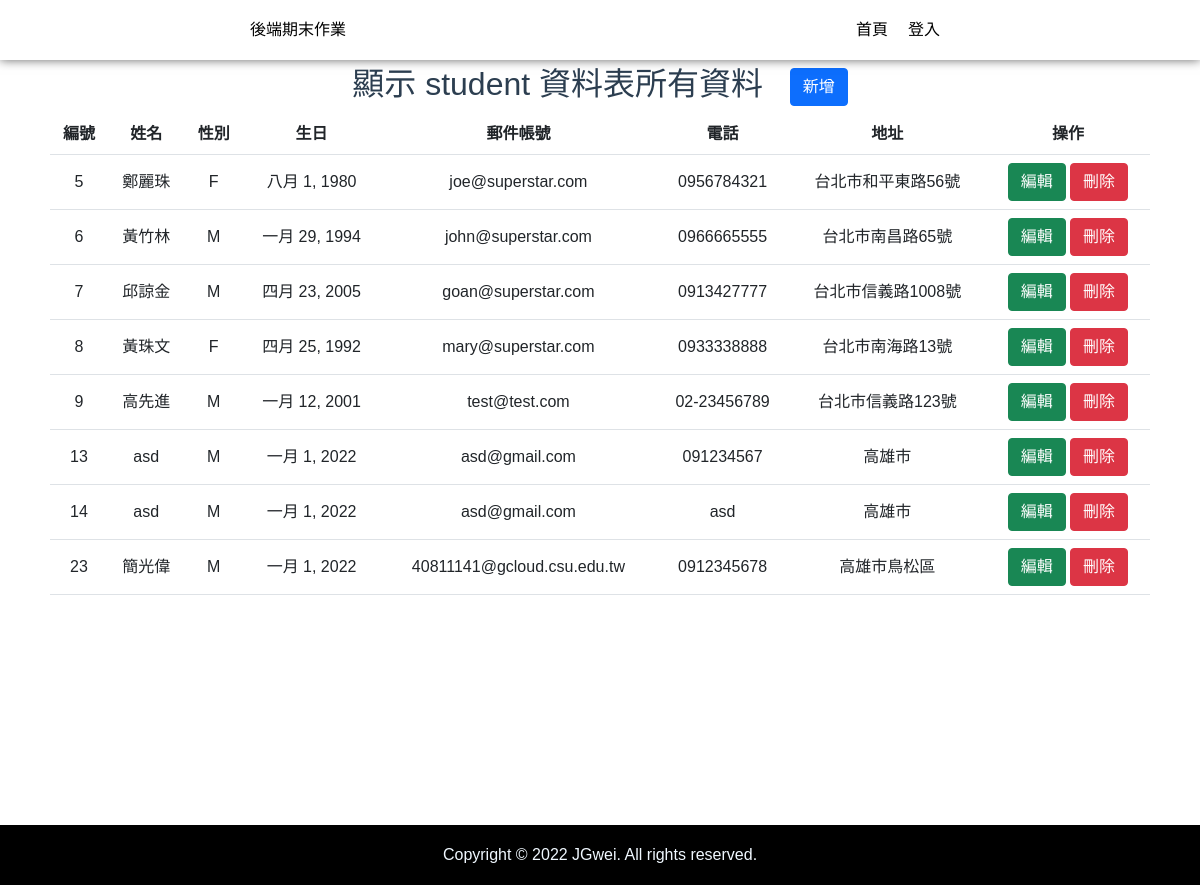
The page / on the database its author committed.
### studentsapp/models.py (models this page shows, shortened)
class student(models.Model):
	cName = models.CharField(max_length=20, null=False)
	cSex = models.CharField(max_length=2, default='M', null=False)
	cBirthday = models.DateField(null=False)
	cEmail = models.EmailField(max_length=100, blank=True, default='')
	cPhone = models.CharField(max_length=50, blank=True, default='')
	cAddr = models.CharField(max_length=255,blank=True, default='')

### studentsapp/views.py (the view)
# urls.py: path('', views.index),
def index(request):
	if request.user.is_authenticated:
		name=request.session['username']
		data=request.session['Logins']
	students = student.objects.all().order_by('id')  #讀取資料表, 依 id 遞增排序
	return render(request, "index.html", locals())

### templates/index.html (shortened to what this page needs)
{% extends 'base.html' %}
{% block content %}
<div>
	<h2 >顯示 student 資料表所有資料&nbsp;&nbsp;
		<a href="/post2/" style="color: white;" >
			<button type="button" class="btn btn-primary">新增</button></button>
		</a>
	</h2>
</div>
<form action="." method="POST" name="form1" style="padding: 0 50px;">
	<table class="table table-hover">
		<th>編號</th><th>姓名</th><th>性別</th><th>生日</th>
		<th>郵件帳號</th><th>電話</th><th>地址</th><th>操作</th>
		{% for student in students %}
			<tr>
				<td>{{ student.id }} </td>
				<td>{{ student.cName }} </td>
				<td>{{ student.cSex}} </td>
				<td>{{ student.cBirthday }} </td>
				<td>{{ student.cEmail }} </td>
				<td>{{ student.cPhone}} </td>
				<td>{{ student.cAddr }} </td>
				<td>
					<a href="/edit2/{{student.id}}/load" title="編輯" style="color: white;" >
						<button type="button" class="btn btn-success">編輯</button>
					</a>
					<a href="/delete/{{student.id}}/" title="刪除" style="color: white;" >
						<button type="button" class="btn btn-danger">刪除</button>
					</a>
				</td>
			</tr>
		{% endfor %}
	</table>
</form>
{% endblock %}

### templates/base.html (shortened to what this page needs)
<!DOCTYPE html>
<html lang="en">
	<head>
		<link href="https://cdn.jsdelivr.net/npm/bootstrap@5.1.1/dist/css/bootstrap.min.css" rel="stylesheet">
	</head>
	<body>
		<div id="app">
			<div id="Header">
				<div>
					<span><a href="/index/">後端期末作業</a></span>
				</div>
				<div>
					<ul style="display:flex;">
						<li style="margin: 0 10px;">
							<a href="/index/">首頁</a>
						</li>
						{% if request.user.is_authenticated %}
							<li>
								<span id="name"> {{name}}</span>
							</li>
							<li style="margin: 0 10px;">
								<a href="/logout/">登出</a>
							</li>
						{% else %}
							<li style="margin: 0 10px;">
								<a href="/login/">登入</a>
							</li>
						{% endif %}
					</ul>
				</div>
			</div>
			<div class="main">
				<div class="all">
					{% block content %} {% endblock %}
				</div>
			</div>
			<div id="footer">
				<span>Copyright © 2022 JGwei. All rights reserved.</span>
			</div>
		</div>
	</body>
</html>

### templates/base.html (style rules this page uses)
html, body { height: 100%; margin: 0; }
a { text-decoration: none; color: black; }
#app { min-height: 100%; margin-bottom: -50px; font-family: Avenir, Helvetica, Arial, sans-serif; -webkit-font-smoothing: antialiased; -moz-osx-font-smoothing: grayscale; text-align: center; color: #2c3e50; height:100%; margin:0; }
#Header { text-align: center; line-height: 60px; position: fixed; width: 100%; z-index: 100; background-color: white; box-shadow: 0 0 10px rgba(0, 0, 0, 0.6); display: flex; justify-content: space-around; }
ul { list-style-type: none; margin: 0; padding: 0; }
.main { min-height: 100%; margin-bottom: 25px; }
.all { position: relative; top: 65px; }
#footer { height: auto; background-color: black; color: aliceblue; padding-left: 10px; padding-right: 10px; line-height: 60px; }

### rows shown on the page
student: id "5", cName "鄭麗珠", cSex "F", cBirthday "八月 1, 1980", cEmail "joe@superstar.com", cPhone "0956784321", cAddr "台北市和平東路56號"
student: id "6", cName "黃竹林", cSex "M", cBirthday "一月 29, 1994", cEmail "john@superstar.com", cPhone "0966665555", cAddr "台北市南昌路65號"
student: id "7", cName "邱諒金", cSex "M", cBirthday "四月 23, 2005", cEmail "goan@superstar.com", cPhone "0913427777", cAddr "台北市信義路1008號"
student: id "8", cName "黃珠文", cSex "F", cBirthday "四月 25, 1992", cEmail "mary@superstar.com", cPhone "0933338888", cAddr "台北市南海路13號"
student: id "9", cName "高先進", cSex "M", cBirthday "一月 12, 2001", cEmail "test@test.com", cPhone "02-23456789", cAddr "台北市信義路123號"
student: id "13", cName "asd", cSex "M", cBirthday "一月 1, 2022", cEmail "asd@gmail.com", cPhone "091234567", cAddr "高雄市"
student: id "14", cName "asd", cSex "M", cBirthday "一月 1, 2022", cEmail "asd@gmail.com", cPhone "asd", cAddr "高雄市"
student: id "23", cName "簡光偉", cSex "M", cBirthday "一月 1, 2022", cEmail "40811141@gcloud.csu.edu.tw", cPhone "0912345678", cAddr "高雄市鳥松區"
